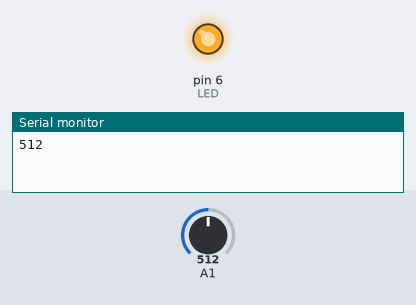
The sketch below on a simulated Arduino Uno, built with avr-gcc and run on an emulated ATmega328P. Shown: output pins drawn as LEDs (lit = HIGH), the last lines printed to the serial monitor. Dashed ring = blinking. The inputs (shaded band) are chosen by the test bench; at power-on: A1 = 512.

Above: at 5.2 s.
5.3 s: A1 set to 90
8.5 s: A1 set to 110
At 12.7 s:
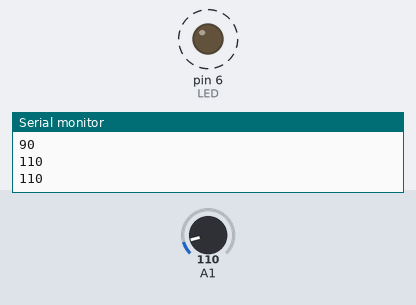
14.4 s: A1 set to 0
18.5 s: A1 set to 18
At 21.3 s:
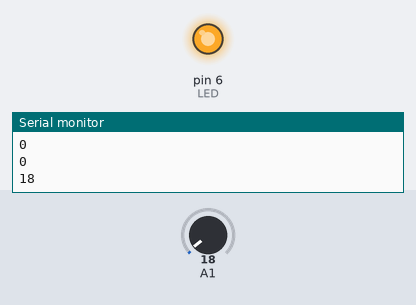
22.5 s: A1 set to 20
At 25.5 s:
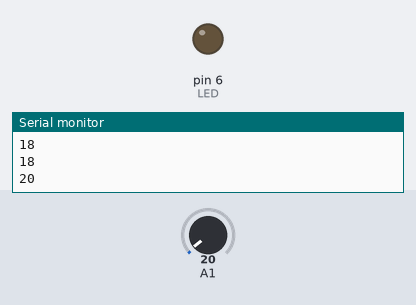
26.5 s: A1 set to 122
At 30.2 s:
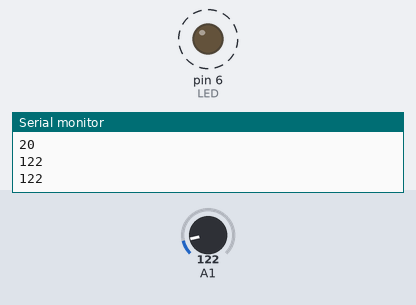
Timing chart, 0 to 33.4 s (numbered marks = the images above; inputs shaded):
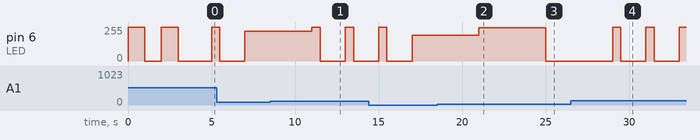

Measured:
- the behaviour switches between 19 and 20 on A1 (found by bisection; images 2 and 3)
- after the input at 8.5 s, pin 6 (LED): alternates 255/255 for 0.50 s and 0/255 for 1.5 s, starting after 2.5 s
- after the input at 18.5 s, pin 6 (LED): 193/255 → 250/255 after 2.5 s
- after the input at 22.5 s, pin 6 (LED): 250/255 → 0/255 after 2.5 s
- after the input at 26.5 s, pin 6 (LED): alternates 255/255 for 0.50 s and 0/255 for 1.5 s, starting after 2.5 s

The sketch:

11.ino
```cpp
int LED=6;

void setup() {
  // put your setup code here, to run once:
pinMode(LED,OUTPUT);
Serial.begin(9600);
analogWrite(LED,255);
delay(1000);
analogWrite(LED,0);
delay(1000);
analogWrite(LED,255);
delay(1000);
analogWrite(LED,0);
delay(1000);
}

int value;
int num;
void loop() {
  // put your main code here, to run repeatedly:
value=analogRead(A1);
Serial.println(value);
delay(1000);
if(value<=100)
{num=map(value,20,100,0,255);
analogWrite(LED,num);
delay(1000);}
if(value>100)
{
  analogWrite(LED,255);
  delay(500);
  analogWrite(LED,0);
  delay(500);
  }
}
```
